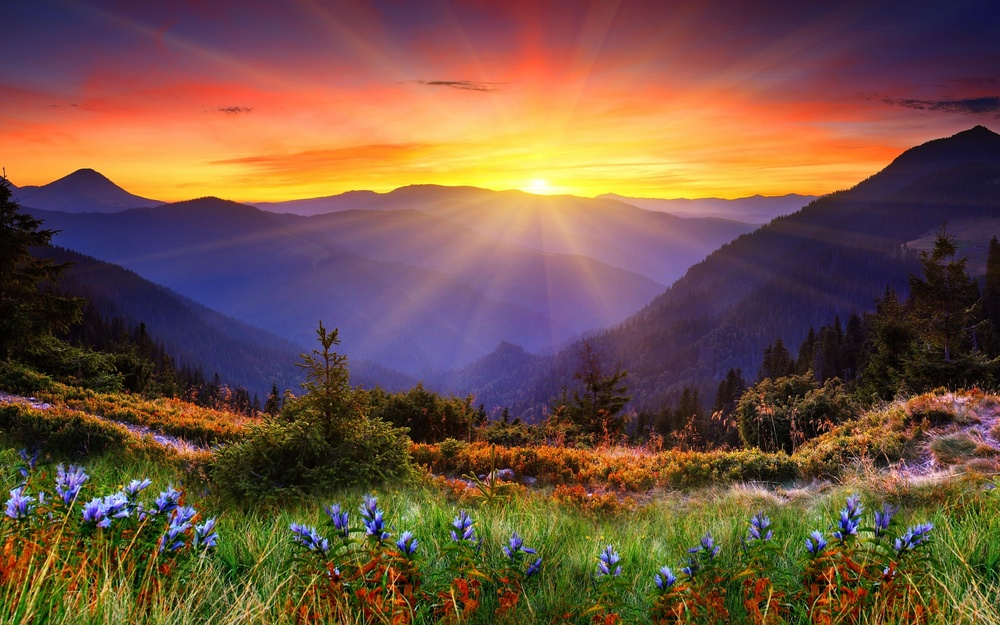
#> input picture dataset/1.jpg, 1000 x 625 px, shrunk from 2560 x 1600 before the run; its folder holds only this picture in this run
$ python 'Wavelet EMD.py'
#> lines starting #> are read from the running program, lines starting #| are printed output that depends on the picture
#Group 6
#Nearest Neighbour search for images using Wavelet EMD

#importing required libraries of opencv
import cv2
import matplotlib.pyplot as plt						#importing library for plotting
import pywt
import numpy as np
import math
import os

temp2 = []
for filename in os.listdir("dataset"):
	img = cv2.imread("dataset/"+ filename,0)						#reads an input image
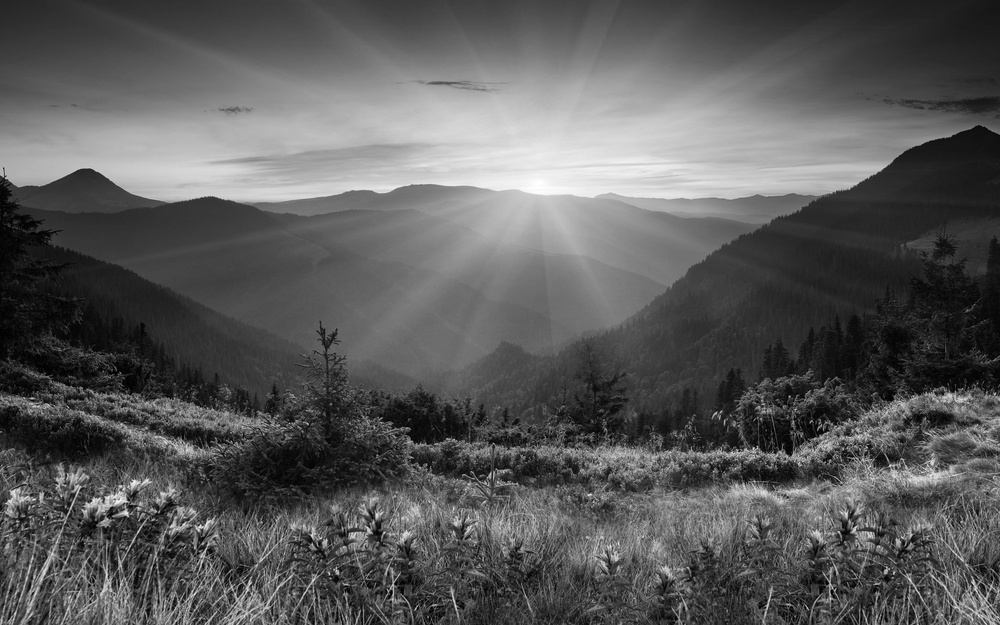
#> img: shape (625, 1000); min 0, max 255, mean 90.4
	histr = cv2.calcHist([img],[0],None,[256],[0,256])			#frequency of pixels in range 0 to 255
#> histr = 256 values, max 5693 at index 51, min 7 at index 255, mean 2441.4
	temp2.append(np.squeeze(histr))

img = cv2.imread('test.jpg',0)						#reads an input image
histr = cv2.calcHist([img],[0],None,[256],[0,256])			#frequency of pixels in range 0 to 255
#> histr = 256 values from 0 to 0
temp = np.squeeze(histr)
#> temp = 256 values from 0 to 0

wavelet = pywt.ContinuousWavelet('gaus1')

final = []
for i in temp2:
	coef, freqs=pywt.cwt(temp-i,np.arange(1,129),wavelet)
	sum = 0
	for x in range(1,129):
		for y in range(0,256):
			sum = sum+(math.pow(2,x*-2)*abs(coef[x-1][y]))	#Calculating EMD in wavelet domain
	final.append(sum)
#> this loop made 1 pass
#> pass 1, `coef, freqs=pywt.cwt(temp-i,np.arange(1,129),wavelet)`:
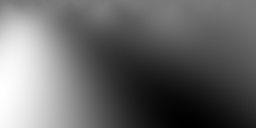
#> coef: shape (128, 256) float32; min -29653.2, max 32594.5, mean -4345.1; drawn with min black and max white
#> after the loop, final = [14135.5]
#print final

plt.xlabel('Dataset Image')
plt.ylabel('Wavelet EMD')
plt.title('Nearest Neighbour search for image')
plt.bar(np.arange(len(final)),final,facecolor='g', alpha=0.75)
plt.show()
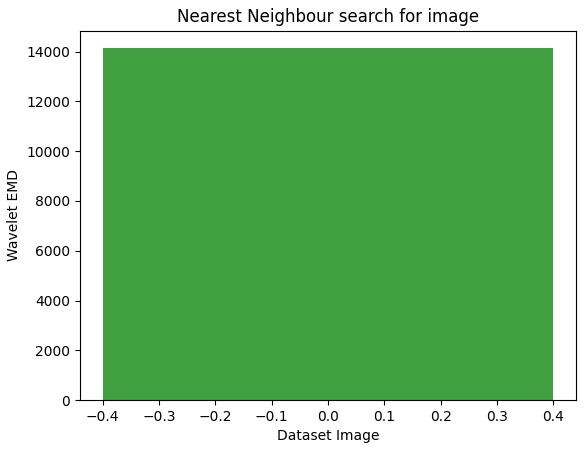
#> figure drawn by matplotlib, 1 panel

$ run again, on dataset/4.jpg
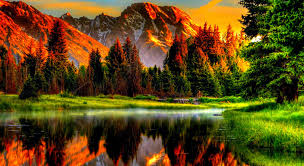
#> input picture dataset/4.jpg, 304 x 166 px
#> `histr = cv2.calcHist([img],[0],None,[256],[0,256])`: histr = 256 values, max 2117 at index 0, min 1 at index 247, mean 197.1
#> `histr = cv2.calcHist([img],[0],None,[256],[0,256])`: histr = 256 values from 0 to 0
#> the loop `for i in temp2:` made 1 pass
#> pass 1, `coef, freqs=pywt.cwt(temp-i,np.arange(1,129),wavelet)`:
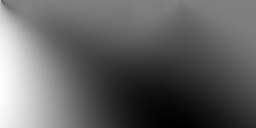
#> coef: shape (128, 256) float32; min -2394.8, max 2366.1, mean -542.3; drawn with min black and max white
#> after the loop `for i in temp2:`: final = [1822.9]
#> `plt.show()`:
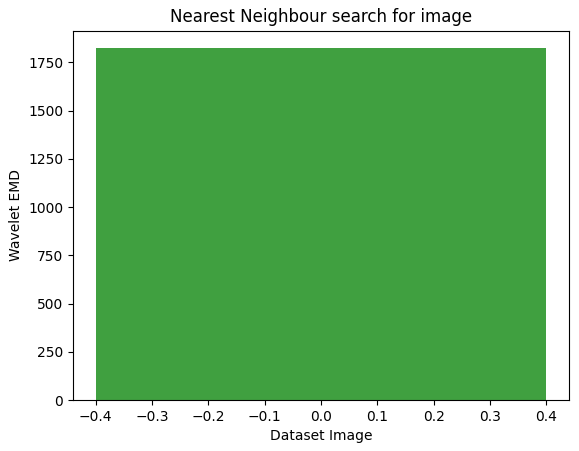
#> figure drawn by matplotlib, 1 panel

$ run again, on dataset/5.jpg
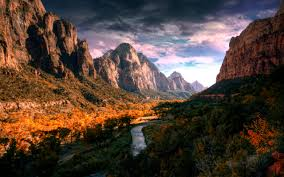
#> input picture dataset/5.jpg, 284 x 177 px
#> `histr = cv2.calcHist([img],[0],None,[256],[0,256])`: histr = 256 values, max 784 at index 0, min 21 at index 238, mean 196.4
#> `histr = cv2.calcHist([img],[0],None,[256],[0,256])`: histr = 256 values from 0 to 0
#> the loop `for i in temp2:` made 1 pass
#> pass 1, `coef, freqs=pywt.cwt(temp-i,np.arange(1,129),wavelet)`:
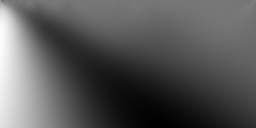
#> coef: shape (128, 256) float32; min -2228.2, max 2534.7, mean -579.3; drawn with min black and max white
#> after the loop `for i in temp2:`: final = [1612.5]
#> `plt.show()`:
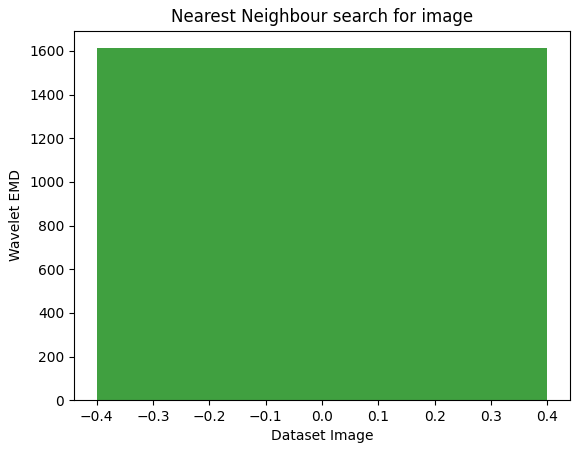
#> figure drawn by matplotlib, 1 panel

$ run again, on dataset/6.jpg
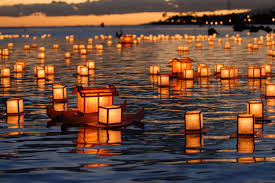
#> input picture dataset/6.jpg, 275 x 183 px
#> `histr = cv2.calcHist([img],[0],None,[256],[0,256])`: histr = 256 values, max 692 at index 70, min 0 at index 232, mean 196.6
#> `histr = cv2.calcHist([img],[0],None,[256],[0,256])`: histr = 256 values from 0 to 0
#> the loop `for i in temp2:` made 1 pass
#> pass 1, `coef, freqs=pywt.cwt(temp-i,np.arange(1,129),wavelet)`:
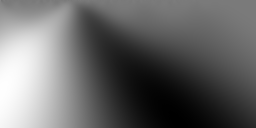
#> coef: shape (128, 256) float32; min -2648.5, max 2850.1, mean -410.7; drawn with min black and max white
#> after the loop `for i in temp2:`: final = [1648.9]
#> `plt.show()`:
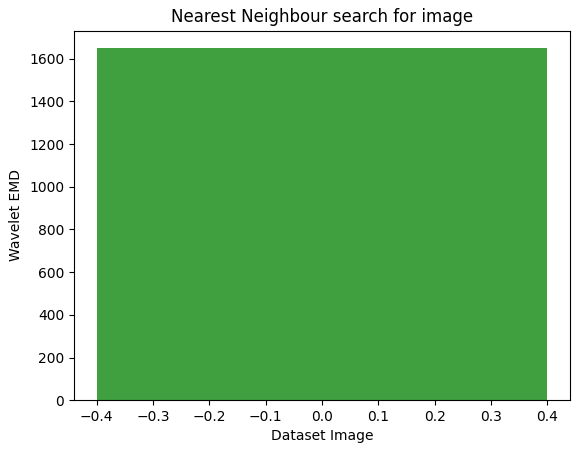
#> figure drawn by matplotlib, 1 panel

$ run again, on dataset/10.jpg
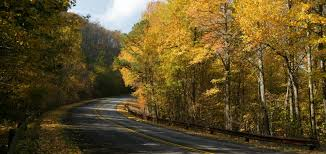
#> input picture dataset/10.jpg, 326 x 154 px
#> `histr = cv2.calcHist([img],[0],None,[256],[0,256])`: histr = 256 values, max 599 at index 45, min 9 at index 201, mean 196.1
#> `histr = cv2.calcHist([img],[0],None,[256],[0,256])`: histr = 256 values from 0 to 0
#> the loop `for i in temp2:` made 1 pass
#> pass 1, `coef, freqs=pywt.cwt(temp-i,np.arange(1,129),wavelet)`:
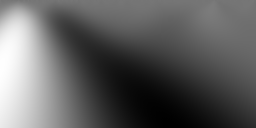
#> coef: shape (128, 256) float32; min -2465.9, max 2865.4, mean -478.8; drawn with min black and max white
#> after the loop `for i in temp2:`: final = [1422.4]
#> `plt.show()`:
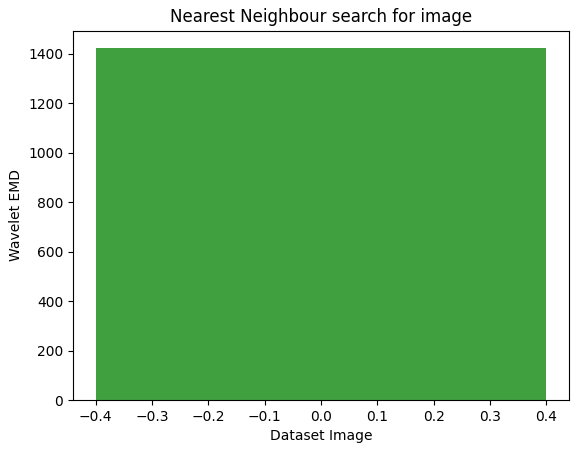
#> figure drawn by matplotlib, 1 panel
